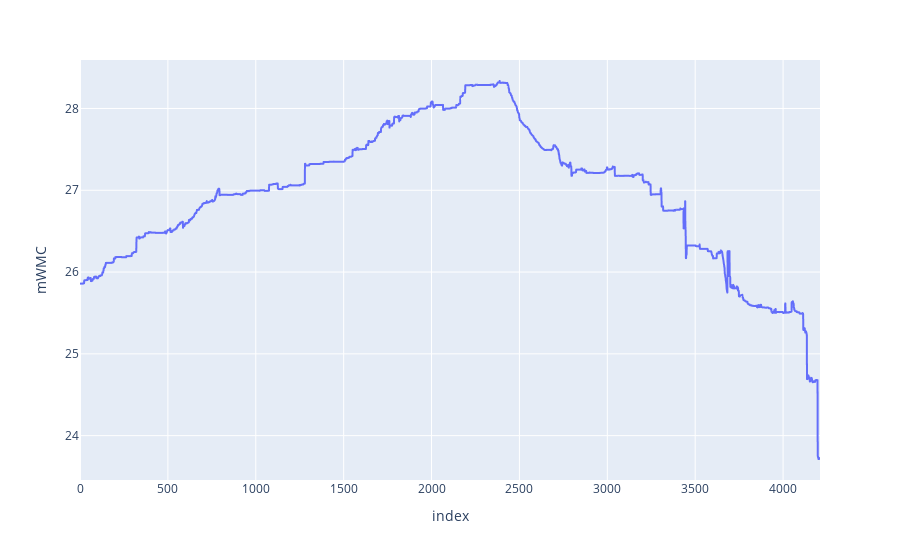

This figure's notebook cell:
### Code cell
px.line(df,x='index', y='mWMC', hover_data=['commit'])

### Figure 1 — Plotly figure (JSON) as saved in the notebook; plotly's stock layout.template omitted (floating-point values rounded to 4 significant figures; data arrays with more than 128 entries replaced by an {"elided": "..."} marker saying what was removed)
{"data": [{"customdata": {"elided": "4211x1 str values"}, "hovertemplate": "index=%{x}<br>mWMC=%{y}<br>commit=%{customdata[0]}<extra></extra>", "legendgroup": "", "line": {"color": "#636efa", "dash": "solid"}, "marker": {"symbol": "circle"}, "mode": "lines", "name": "", "showlegend": false, "type": "scattergl", "x": {"elided": "4211 int values"}, "xaxis": "x", "y": {"elided": "4211 float values"}, "yaxis": "y"}], "layout": {"autosize": true, "legend": {"tracegroupgap": 0}, "margin": {"t": 60}, "xaxis": {"anchor": "y", "autorange": true, "domain": [0, 1], "range": [0, 4210], "title": {"text": "index"}, "type": "linear"}, "yaxis": {"anchor": "x", "autorange": true, "domain": [0, 1], "range": [23.46, 28.59], "title": {"text": "mWMC"}, "type": "linear"}}}
